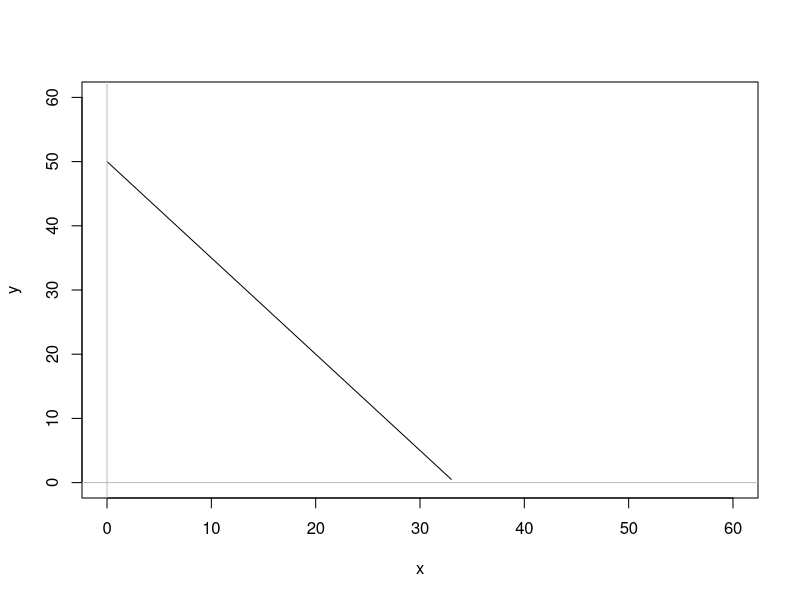
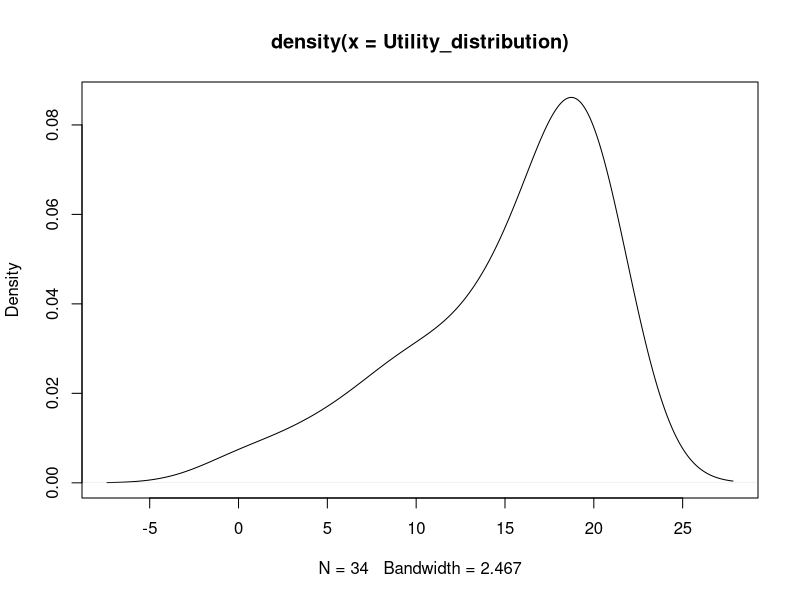
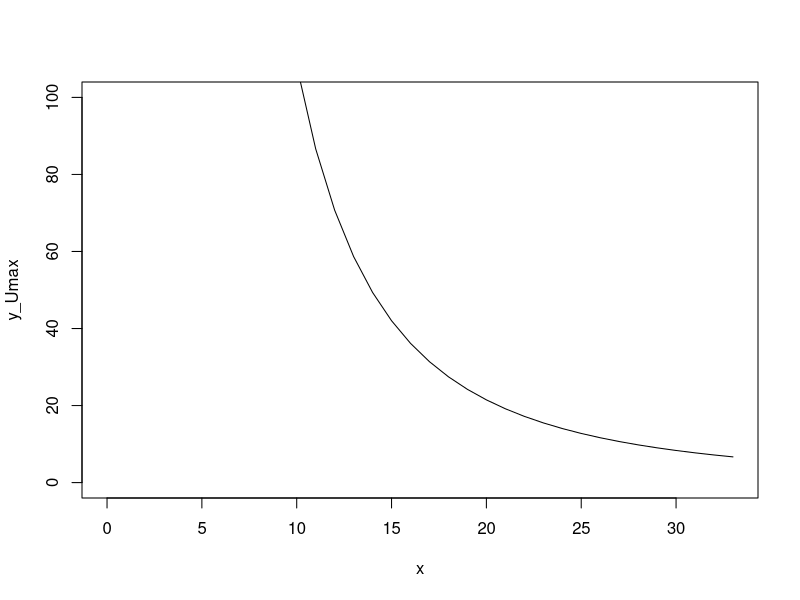
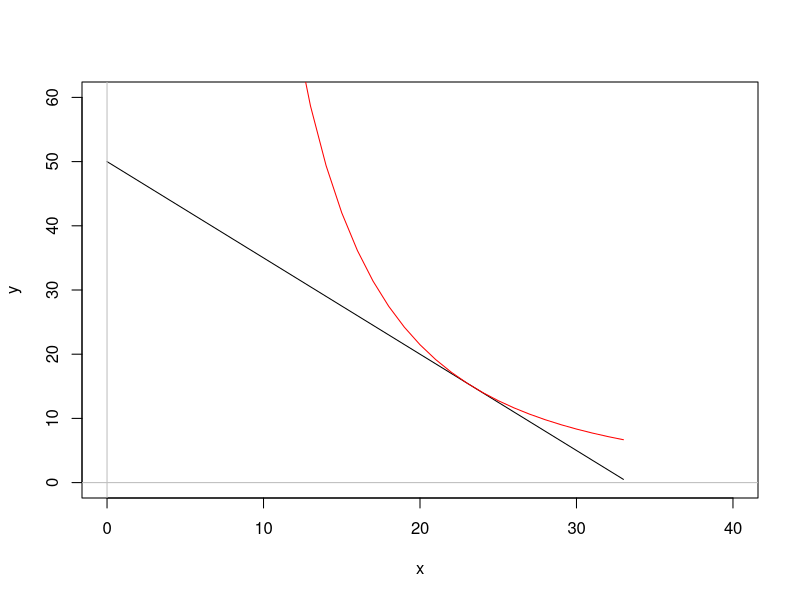
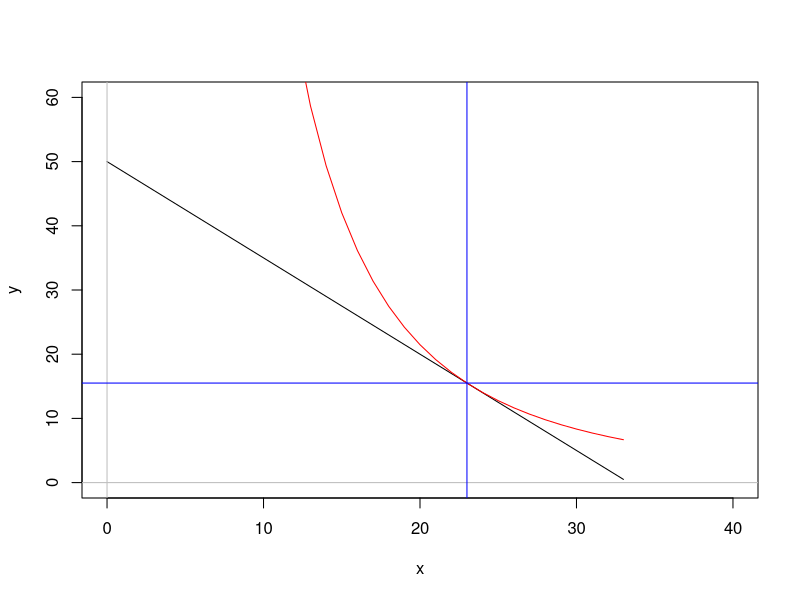
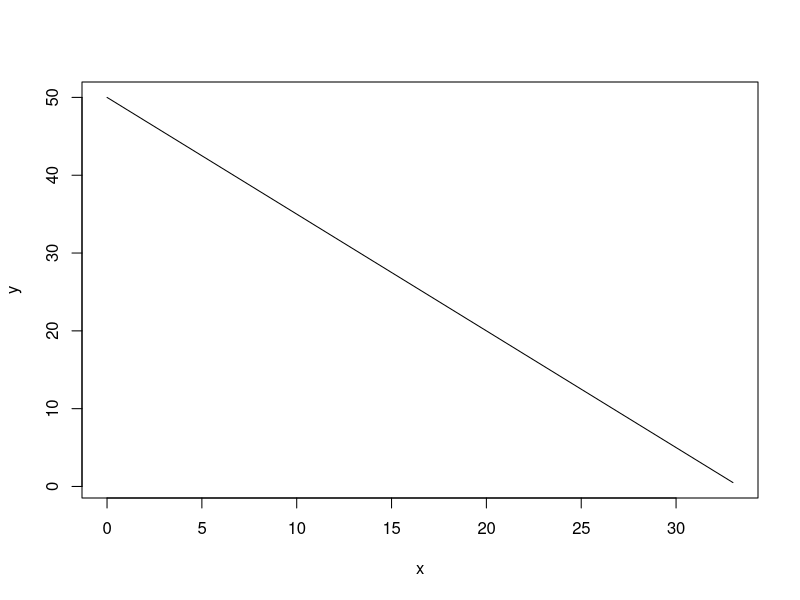
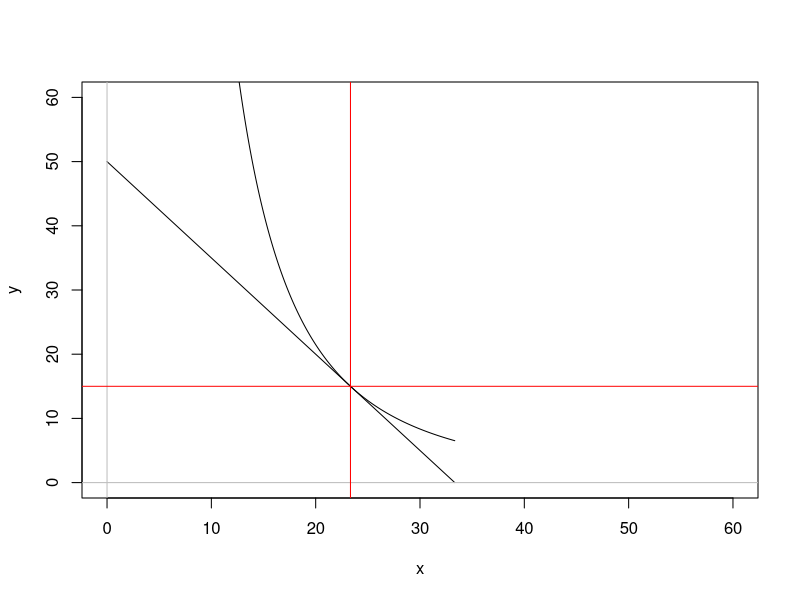

These figures' R source, in order:

############################################################
############################################################

library(tidyverse)
library(Deriv)

# cobbs-douglas utility function
f_cobbs = function(x,y,a=0.5,b=0.5) (x^a) * (y^b)
# cobbs-douglas solve for y
f_cobbs_y = function(x,U=25,a=0.5,b=0.5) (U / x^a)^(1/b)
# maximum number of good x given a price
f_max = function(I,p) I/p
# budget function
f_budget = function(x,px,y,py) x*px + py*y
# budget solve for y
f_budget_y = function(x,px,py, I) (I - x*px)/py
#

# price for x
px = 3
# price for y
py = 2
#

# find maximum number of x I can get given their price
# what if I spent all my money on x
x_max = f_max(I = 100, p = px)
# find maximum number of x I can get given their price
# what if I spent all my money on y
y_max = f_max(I = 100, p = py)
#

# must sum to $100
f_budget(x = x_max, px = px, y = 0, py = py)
#

# slope of budget line is px/py
slope = -(px/py)
#

#
x = 0:x_max
# calculate the values for y that respect the budget #
y = y_max + (slope * x)
# this is our budget line, given the prices of x and y #
plot(x,y, type = "l", xlim = c(0,60), ylim = c(0,60))
abline(h=0,v=0, col = 'gray')
#

##########################################################################################
##########################################################################################

# let's compute all combinations of utility that respect the Budget line

# cobbs-douglas alpha and beta parameters (returns on investment)
a = 0.7
b = 0.3
#

#
Utility_distribution = f_cobbs(x = x, y = y, a = a, b = b)
# plot the Utility function
plot(density(Utility_distribution))
#

# let's find the maximum possible utility for all combinations of x and y, given our budget
max_U = max(Utility_distribution)
max_U
#

# Now let's retrieve the indifference curve with the maximum utility
# to do so, we predict the values for y, keeping max U constant
# solve for y, y = (U/x^a)^(1/b)

# note that you can get more precise values by setting x to seq(0,60, by = 0.01), etc #
# here I just the x from our budget line
y_Umax = f_cobbs_y(x = x, U = max_U, a = a, b = b)
#

# this is our indifference curve with maximum Utility
plot(x, y_Umax, type = 'l', ylim = c(0,100))
#

##########################################################################################
##########################################################################################

# Let's superimpose the indifference curve on the budget line #

# this is our budget line, given the prices of x and y #
plot(x,y, type = "l", xlim = c(0,40), ylim = c(0,60))
abline(h=0,v=0, col = 'gray')
lines(x, y_Umax, type = 'l', col = 'red')
#

##########################################################################################
##########################################################################################

# Now let's find the optimal point

##########################################################################################
##########################################################################################

# ------------------------------------------------------ #
# method 1. The combination that touches the budget line #
# ------------------------------------------------------ #

# we predict all the values for y (same as before) 
# and we calculate the budget given those values
# only 1 value for y will respect the budget (given the indifference curve of Maximum Utility)
max_U
#
df = data.frame(x, y = f_cobbs_y(x, U = max_U, a = a, b = b)) %>% mutate(Budget = x*px+y*py)
# we can see that we are over our budget
head(df) #
# we retrieve the row which respect our budget
# because I am using rounded values, we are not exactly at 100, but very close
w = which.min(df$Budget - 100)
df[w, ]
# the optimal combination maximising utility
# is 23 = x, and 15.5 = y
# which respect our budget of $100
#

# this is our budget line, given the prices of x and y #
plot(x,y, type = "l", xlim = c(0,40), ylim = c(0,60))
abline(h=0,v=0, col = 'gray')
lines(x, y_Umax, type = 'l', col = 'red')
abline(h = df[w, ]$y, v = df[w, ]$x, col = 'blue')
#

df[w, ]
#

##########################################################################################
##########################################################################################

# ------------------------------------------------------ #
# method 2. slope of budget line == MRS
# ------------------------------------------------------ #

# The optimal point can also be found by using the Marginal Rate of Substitution 
# which is the slope of and indifference curve. 
# Here we use the indifference curve with maximum utility
# we derive its slope at each point

# plot #
plot(x,y, type = 'l')
#

# find maximum number of x I can get given their price
# what if I spent all my money on x
x_max = f_max(I = 100, p = px)
# find maximum number of x I can get given their price
# what if I spent all my money on y
y_max = f_max(I = 100, p = py)
#

#
x = seq(0, x_max, by = 0.001)
# calculate the values for y that respect the budget #
y = y_max + (slope * x)


## plots ##
plot(x,y, type = "l", xlim = c(0,60), ylim = c(0,60))
abline(h=0,v=0, col = 'gray')
#

max_U = max(f_cobbs(x = x, y = y, a = a, b = b))
max_U

#
df2 = data.frame(x, y = f_cobbs_y(x, U = max_U, a = a, b = b)) %>% mutate(Budget = x*px+y*py)
df2$slope = slope
#

# indifference curve #
points(df2$x, df2$y, type = "l")
#

#
f_derive = function(h = 0.01, f = f_cobbs, x, y, a, b) (f(x = x+h, y = y, a = a, b = b) - f(x = x,y = y,a = a, b = b)) / h
MUxy = - f_derive(h = 0.01, x = x, y = y, a = a, b = b) / f_derive(h = 0.01, x = y, y = x, a = b, b = a)
#
df2$MRS = MUxy
#
w2 = which.min(abs(df2$slope - df2$MRS))
#

#
abline(h = df2[w2, ]$y, v = df2[w2, ]$x, col = 'red')
#

#
df[w, ]
df2[w2, ]
#